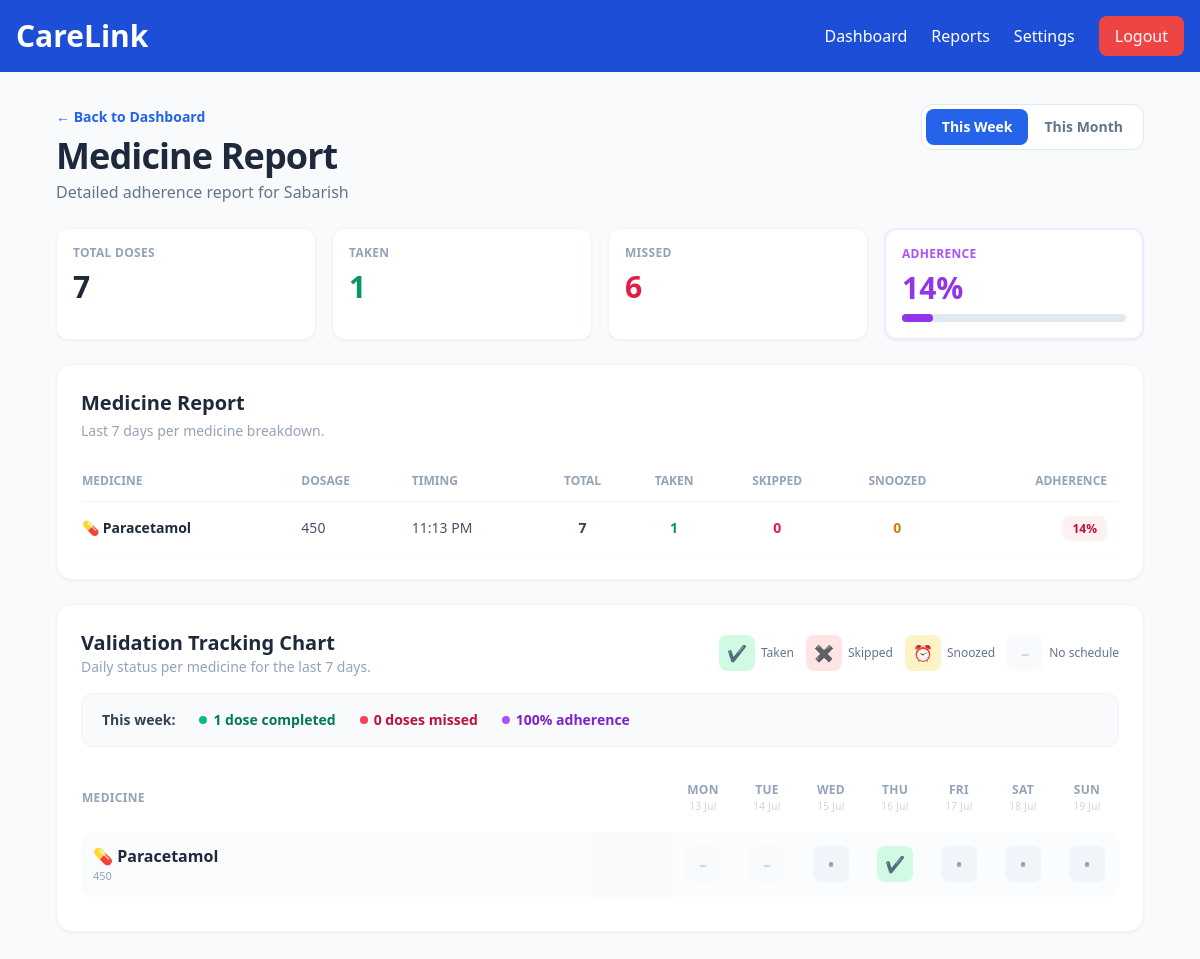
The app's page /family/medicine_report.php (signed in) with its own data.
### tables this page shows
CREATE TABLE `users` (
  `id` int(11) NOT NULL,
  `full_name` varchar(100) NOT NULL,
  `email` varchar(100) NOT NULL,
  `password` varchar(255) NOT NULL,
  `phone` varchar(15) DEFAULT NULL,
  `age` int(11) DEFAULT NULL,
  `role` enum('patient','family','admin') NOT NULL,
  `created_at` timestamp NOT NULL DEFAULT current_timestamp()
);

CREATE TABLE `medicines` (
  `id` int(11) NOT NULL,
  `patient_id` int(11) NOT NULL,
  `medicine_name` varchar(100) NOT NULL,
  `dosage` varchar(50) DEFAULT NULL,
  `take_time` varchar(100) DEFAULT NULL,
  `frequency` enum('Once Daily','Twice Daily','Three Times Daily','Weekly','As Needed') NOT NULL,
  `meal_timing` enum('Before Food','After Food','With Food','Anytime') DEFAULT 'Anytime',
  `is_active` tinyint(1) DEFAULT 1,
  `instructions` text DEFAULT NULL,
  `notes` text DEFAULT NULL,
  `start_date` date DEFAULT NULL,
  `end_date` date DEFAULT NULL
);

### family/medicine_report.php (the view, shortened to what the rows shown need)
<?php
require_once "../includes/header.php";
require_once "../config/db.php";
$family_id = (int) $_SESSION["user_id"];
$stmt = $conn->prepare("
    SELECT patient_id
    FROM family_links
    WHERE family_id = ?
");
$stmt->bind_param("i", $family_id);
$stmt->execute();
$link = $stmt->get_result()->fetch_assoc();
$patient_id = (int) $link["patient_id"];
$stmt = $conn->prepare("
    SELECT full_name
    FROM users
    WHERE id = ?
");
$stmt->bind_param("i", $patient_id);
$stmt->execute();
$patient = $stmt->get_result()->fetch_assoc();
$patientName = $patient["full_name"] ?? "Patient";
$range = (isset($_GET["range"]) && $_GET["range"] === "month") ? "month" : "week";
if ($range === "month") {
    $periodStartDate = date("Y-m-01");
    $periodEndDate = date("Y-m-t");
} else {
    $periodStartDate = date("Y-m-d", strtotime("monday this week"));
    $periodEndDate = date("Y-m-d", strtotime("sunday this week"));
}
$periodDays = (int) ((strtotime($periodEndDate) - strtotime($periodStartDate)) / 86400) + 1;
$chartDays = [];
for ($i = 6; $i >= 0; $i--) {
    $chartDays[] = date("Y-m-d", strtotime("-$i day"));
}
$chartStartDate = $chartDays[0];
$stmt = $conn->prepare("
    SELECT id, medicine_name, dosage, meal_timing, start_date, end_date
    FROM medicines
    WHERE patient_id = ?
    AND is_active = 1
    ORDER BY medicine_name
");
$stmt->bind_param("i", $patient_id);
$stmt->execute();
$medicinesResult = $stmt->get_result();
$medicines = [];
while ($row = $medicinesResult->fetch_assoc()) {
    $medicines[] = $row;
}
$hasMedicines = count($medicines) > 0;
$medicineReports = [];
foreach ($medicines as $medicine) {
    $medicine_id = (int) $medicine["id"];
    $stmt = $conn->prepare("
        SELECT dose_time
        FROM schedules
        WHERE medicine_id = ?
        ORDER BY dose_time
    ");
    $stmt->bind_param("i", $medicine_id);
    $stmt->execute();
    $scheduleResult = $stmt->get_result();
    $doseTimes = [];
    while ($s = $scheduleResult->fetch_assoc()) {
        $doseTimes[] = $s["dose_time"];
    }
    $dosesPerDay = count($doseTimes);
    $timingLabel = $dosesPerDay > 0
        ? implode(", ", array_map(function ($t) {
            return date("h:i A", strtotime($t));
        }, $doseTimes))
        : "No schedule set";
    $totalInPeriod = $dosesPerDay * $periodDays;
    $stmt = $conn->prepare("
        SELECT
            SUM(dose_logs.status = 'Taken')   AS taken,
            SUM(dose_logs.status = 'Skipped') AS skipped,
            SUM(dose_logs.status = 'Snoozed') AS snoozed
        FROM dose_logs
        JOIN schedules ON dose_logs.schedule_id = schedules.id
        WHERE schedules.medicine_id = ?
        AND dose_logs.log_date BETWEEN ? AND ?
    ");
    $stmt->bind_param("iss", $medicine_id, $periodStartDate, $periodEndDate);
    $stmt->execute();
    $periodLogs = $stmt->get_result()->fetch_assoc();
    $takenCount = (int) ($periodLogs["taken"] ?? 0);
    $skippedCount = (int) ($periodLogs["skipped"] ?? 0);
    $snoozedCount = (int) ($periodLogs["snoozed"] ?? 0);
    $adherencePercent = $totalInPeriod > 0
        ? round(($takenCount / $totalInPeriod) * 100)
        : 0;
    $stmt = $conn->prepare("
        SELECT
            dose_logs.log_date,
            SUM(dose_logs.status = 'Taken')   AS taken,
            SUM(dose_logs.status = 'Skipped') AS skipped,
            SUM(dose_logs.status = 'Snoozed') AS snoozed
        FROM dose_logs
        JOIN schedules ON dose_logs.schedule_id = schedules.id
        WHERE schedules.medicine_id = ?
        AND dose_logs.log_date >= ?
        GROUP BY dose_logs.log_date
    ");
    $stmt->bind_param("is", $medicine_id, $chartStartDate);
    $stmt->execute();
    $dailyResult = $stmt->get_result();
    $dailyByDate = [];
    while ($d = $dailyResult->fetch_assoc()) {
        $dailyByDate[$d["log_date"]] = [
            "taken" => (int) $d["taken"],
            "skipped" => (int) $d["skipped"],
            "snoozed" => (int) $d["snoozed"],
        ];
    }
    $tickChart = [];
    foreach ($chartDays as $day) {
        $isBeforeStart = !empty($medicine["start_date"]) && strtotime($day) < strtotime($medicine["start_date"]);
        $isAfterEnd = !empty($medicine["end_date"]) && strtotime($day) > strtotime($medicine["end_date"]);
        if ($dosesPerDay === 0 || $isBeforeStart || $isAfterEnd) {
            $state = "none";
        } else {
            $counts = $dailyByDate[$day] ?? ["taken" => 0, "skipped" => 0, "snoozed" => 0];
            if ($counts["skipped"] > 0) {
                $state = "skipped";
            } elseif ($counts["snoozed"] > 0) {
                $state = "snoozed";
            } elseif ($counts["taken"] >= $dosesPerDay) {
                $state = "taken";
            } else {
                $state = "pending";
            }
        }
        $tickChart[] = [
            "label" => date("D", strtotime($day)),
            "state" => $state,
        ];
    }
    $medicineReports[] = [
        "name" => $medicine["medicine_name"],
        "dosage" => $medicine["dosage"],
        "timing" => $timingLabel,
        "meal_timing" => $medicine["meal_timing"],
        "dosesPerDay" => $dosesPerDay,
        "totalInPeriod" => $totalInPeriod,
        "taken" => $takenCount,
        "skipped" => $skippedCount,
        "snoozed" => $snoozedCount,
        "adherence" => $adherencePercent,
        "tickChart" => $tickChart,
    ];
}
function tick_icon($state) {
    $map = [
        "taken" => ["icon" => "✔", "bg" => "bg-emerald-100", "text" => "text-emerald-600"],
        "skipped" => ["icon" => "✖", "bg" => "bg-rose-100", "text" => "text-rose-600"],
        "snoozed" => ["icon" => "⏰", "bg" => "bg-amber-100", "text" => "text-amber-600"],
        "pending" => ["icon" => "•", "bg" => "bg-slate-100", "text" => "text-slate-400"],
        "none" => ["icon" => "–", "bg" => "bg-slate-50", "text" => "text-slate-300"],
    ];
    $s = $map[$state] ?? $map["none"];
    return '<span class="w-8 h-8 md:w-9 md:h-9 rounded-lg ' . $s["bg"] . ' ' . $s["text"] . ' flex items-center justify-center text-sm md:text-base font-bold">' . $s["icon"] . '</span>';
}
?>
<div class="bg-slate-50 min-h-screen">
<div class="max-w-6xl mx-auto p-4 md:p-8">
    <div class="flex flex-col sm:flex-row sm:items-end sm:justify-between gap-3">
        <div>
            <a href="dashboard.php" class="text-sm text-blue-600 font-semibold hover:underline">&larr; Back to Dashboard</a>
            <h1 class="text-2xl md:text-4xl font-bold text-slate-800 tracking-tight mt-2">
                Medicine Report
            </h1>
            <p class="text-slate-500 mt-1 text-sm md:text-base">
                Detailed adherence report for <?php echo htmlspecialchars($patientName); ?>
            </p>
        </div>
    </div>
    <?php if (!$hasMedicines) { ?>
    <!-- =====================================
         EMPTY STATE (no medicines)
         Validation chart, weekly/monthly reports,
         and adherence calculations are all hidden -
         there is no medicine data to show.
    ====================================== -->
    <div class="bg-white shadow-sm border border-slate-100 rounded-2xl p-10 md:p-14 mt-6 mb-8 text-center">
        <div class="w-16 h-16 rounded-full bg-blue-50 text-blue-600 text-3xl flex items-center justify-center mx-auto">
            📋
        </div>
        <h2 class="text-xl md:text-2xl font-bold text-slate-800 mt-5">
            No medicine records available
        </h2>
        <p class="text-slate-500 mt-2 max-w-md mx-auto">
            Once medicines are scheduled, detailed reports and adherence tracking will appear here.
        </p>
    </div>
    <?php } else { ?>
    <div class="bg-white shadow-sm border border-slate-100 rounded-2xl p-5 md:p-6 mt-6">
        <h2 class="text-lg md:text-xl font-bold text-slate-800 mb-1">
            Medicine Report
        </h2>
        <?php if (count($medicineReports) === 0) { ?>
            <p class="text-slate-500 text-center py-8">No active medicines to report on.</p>
        <?php } else { ?>
            <div class="hidden md:block overflow-x-auto">
                <table class="w-full text-sm">
                    <thead>
                        <tr class="text-left text-slate-400 uppercase text-xs border-b border-slate-100">
                            <th class="py-3 pr-3">Medicine</th>
                            <th class="py-3 pr-3">Dosage</th>
                            <th class="py-3 pr-3">Timing</th>
                            <th class="py-3 pr-3 text-center">Total</th>
                            <th class="py-3 pr-3 text-center">Taken</th>
                            <th class="py-3 pr-3 text-center">Skipped</th>
                            <th class="py-3 pr-3 text-center">Snoozed</th>
                            <th class="py-3 pr-3 text-right">Adherence</th>
                        </tr>
                    </thead>
                    <tbody>
                        <?php foreach ($medicineReports as $report) { ?>
                            <tr class="border-b border-slate-50">
                                <td class="py-4 pr-3 font-semibold text-slate-800">
                                    💊 <?php echo htmlspecialchars($report["name"]); ?>
                                </td>
                                <td class="py-4 pr-3 text-slate-600"><?php echo htmlspecialchars($report["dosage"]); ?></td>
                                <td class="py-4 pr-3 text-slate-600"><?php echo htmlspecialchars($report["timing"]); ?></td>
                                <td class="py-4 pr-3 text-center text-slate-700 font-semibold"><?php echo $report["totalInPeriod"]; ?></td>
                                <td class="py-4 pr-3 text-center text-emerald-600 font-semibold"><?php echo $report["taken"]; ?></td>
                                <td class="py-4 pr-3 text-center text-rose-600 font-semibold"><?php echo $report["skipped"]; ?></td>
                                <td class="py-4 pr-3 text-center text-amber-600 font-semibold"><?php echo $report["snoozed"]; ?></td>
                                <td class="py-4 pr-3 text-right">
                                    <span class="px-2.5 py-1 rounded-lg text-xs font-bold
                                        <?php echo $report["adherence"] >= 90 ? "bg-emerald-50 text-emerald-700"
                                            : ($report["adherence"] >= 70 ? "bg-blue-50 text-blue-700"
                                            : ($report["adherence"] >= 50 ? "bg-amber-50 text-amber-700"
                                            : "bg-rose-50 text-rose-700")); ?>">
                                        <?php echo $report["adherence"]; ?>%
                                    </span>
                                </td>
                            </tr>
                        <?php } ?>
                    </tbody>
                </table>
            </div>
        <?php } ?>
    </div>
    <div class="bg-white shadow-sm border border-slate-100 rounded-2xl p-5 md:p-6 mt-6 mb-8">
        <div class="flex flex-col sm:flex-row sm:items-center sm:justify-between gap-3 mb-4">
            <div>
                <h2 class="text-lg md:text-xl font-bold text-slate-800">
                    Validation Tracking Chart
                </h2>
            </div>
                <span class="flex items-center gap-1.5"><?php echo tick_icon("taken"); ?> Taken</span>
        </div>
        <?php if (count($medicineReports) === 0) { ?>
            <p class="text-slate-500 text-center py-8">No active medicines to display.</p>
        <?php } else { ?>
            <div class="overflow-x-auto -mx-1 px-1">
                <table class="w-full border-separate" style="border-spacing: 0 10px; min-width: 640px;">
                    <thead>
                        <tr>
                            <th class="text-left text-xs font-semibold text-slate-400 uppercase tracking-wide pb-2 pr-4 sticky left-0 bg-white">
                                Medicine
                            </th>
                            <?php foreach ($chartDays as $headerDate) { ?>
                                <th class="text-center text-xs font-semibold text-slate-400 uppercase tracking-wide pb-2 px-1 w-16">
                                    <?php echo date("D", strtotime($headerDate)); ?>
                                    <div class="text-[10px] font-normal normal-case text-slate-300">
                                        <?php echo date("d M", strtotime($headerDate)); ?>
                                    </div>
                                </th>
                            <?php } ?>
                        </tr>
                    </thead>
                    <tbody>
                        <?php foreach ($medicineReports as $report) { ?>
                            <tr class="bg-slate-50/60 align-middle">
                                <td class="pr-4 pl-3 py-3 rounded-l-xl sticky left-0 bg-slate-50/60">
                                    <p class="font-semibold text-slate-800 whitespace-nowrap">
                                        💊 <?php echo htmlspecialchars($report["name"]); ?>
                                    </p>
                                    <p class="text-[11px] text-slate-400 whitespace-nowrap">
                                        <?php echo htmlspecialchars($report["dosage"]); ?>
                                    </p>
                                </td>
                                <?php foreach ($report["tickChart"] as $index => $day) {
                                ?>
                                    <td class="text-center py-3 px-1 last:rounded-r-xl">
                                        <div class="relative flex justify-center group">
                                            <?php echo tick_icon($day["state"]); ?>
                                        </div>
                                    </td>
                                <?php } ?>
                            </tr>
                        <?php } ?>
                    </tbody>
                </table>
            </div>
        <?php } ?>
    </div>
    <?php } ?>
</div>
</div>
<?php include "../includes/footer.php"; ?>

### records on screen
users: full_name "Sabarish"
medicines: medicine_name "Paracetamol", dosage "450", timing "11:13 PM", totalInPeriod "7", id "1", skipped "0", snoozed "0", adherence "14", icon "–", icon "•", icon "✔"

### other values on screen
$overallTotalDoses "7"
$overallTaken "1"
$overallMissed "6"
$overallAdherence "14"
$s["icon"] "✔ ✖ ⏰ –"
$weekCompleted "1"
$weekMissed "0"
$weekAdherence "100"
date("D", strtotime($headerDate)) "MON"
date("d M", strtotime($headerDate)) "13 Jul"
date("D", strtotime($headerDate)) "TUE"
date("d M", strtotime($headerDate)) "14 Jul"
date("D", strtotime($headerDate)) "WED"
date("d M", strtotime($headerDate)) "15 Jul"
date("D", strtotime($headerDate)) "THU"
